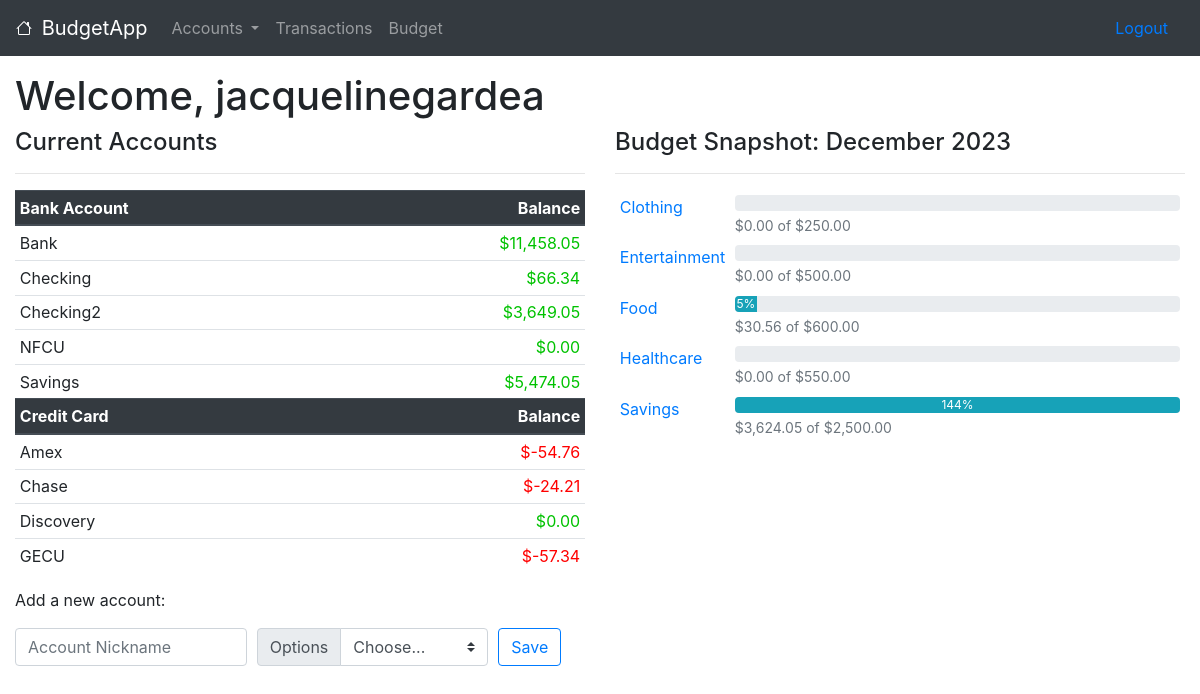
The app's page / (signed in) with its own data.
### budgets/models.py (models this page shows)
class Account(models.Model):
    CREDIT_CARD = "CC"
    BANK_ACCOUNT = "BA"
    ACCOUNT_TYPE_CHOICES = [
        (CREDIT_CARD, "Credit Card"),
        (BANK_ACCOUNT, "Bank Account"),
    ]
    owner = models.ForeignKey(User, on_delete=models.CASCADE)
    nickname = models.CharField(max_length=25)
    balance = models.DecimalField(max_digits=11, decimal_places=2, default=0.00)
    type = models.CharField(max_length=2, choices=ACCOUNT_TYPE_CHOICES, default=BANK_ACCOUNT)

class Budget(models.Model):
    CATEGORY_CHOICES = [
        ('Rent/Mortgage', 'Rent/Mortgage'),
        ('Transportation', 'Transportation'),
        ('Food', 'Food'),
        ('Healthcare', 'Healthcare'),
        ('Debt Repayment', 'Debt Repayment'),
        ('Savings', 'Savings'),
        ('Personal Care', 'Personal Care'),
        ('Entertainment', 'Entertainment'),
        ('Clothing', 'Clothing'),
        ('Utilities', 'Utilities'),
        ('Insurance', 'Insurance'),
        ('Childcare/Children Expenses', 'Childcare/Children Expenses'),
        ('Miscellaneous', 'Miscellaneous'),
    ]
    owner = models.ForeignKey(User, on_delete=models.CASCADE)
    category = models.CharField(max_length=50, choices=CATEGORY_CHOICES, default='Miscellaneous')
    amount = models.DecimalField(max_digits=11, decimal_places=2)

### budgets/views.py (the view)
# urls.py: 2. Add a URL to urlpatterns:  path('', views.home, name='home')
@login_required
def home(request):
    context = {}
    print(request.POST)
    if request.method == "POST":
        if 'NewAcct' in request.POST:
            form = AccountForm(data=request.POST)
            if form.is_valid():
                add_account(form, request.user)
                return redirect('/')
    accounts = Account.objects.filter(owner=request.user).order_by('nickname')
    context['accounts'] = accounts
    context['bank_accts'] = accounts.filter(type='BA').order_by('nickname')
    context['credit_accts'] = accounts.filter(type='CC').order_by('nickname')
    context['types'] = sorted(Account.ACCOUNT_TYPE_CHOICES)
    user_budgets = Budget.objects.filter(owner=request.user.id).order_by('category')
    sum_of_user_budgets =  get_budget_mtd_information(user_budgets, request.user)
    context['sum_of_user_budgets'] = sum_of_user_budgets
    return render(request, 'budgets/home.html', context)

### budgets/templates/budgets/home.html (shortened to what this page needs)
{% extends 'budgets/base.html' %}
{% load humanize %}
{% block content %}
<div>
    <h1>Welcome, {{ user }}</h1>
</div>
<div class='container-flud'>
  <div class="row">
    <div class="col-md-6">
      <h4>Current Accounts</h4>
      <hr/>
      <table class="table table-hover table-sm">
        {% if not bank_accts and not credit_accts %}
          <p>Add your first account below to get started.</p>
        {% else %}
          {% if bank_accts %}
            <thead class="thead-dark">
              <tr>
                <th scope="col" class="col-md-3">Bank Account</th>
                <th scope="col" class="col-md-3 text-right">Balance</th>
              </tr>
            </thead>
            <tbody>
              {% include "budgets/list_account.html" with accounts=bank_accts %}
          {% endif %}
          {% if credit_accts %}
              <thead class="thead-dark">
              <tr>
                <th scope="col">Credit Card</th>
                <th scope="col" class="text-right">Balance</th>
              </tr>
              </thead>
              {% include "budgets/list_account.html" with accounts=credit_accts %}
            </tbody>
          {% endif %}
        {% endif %}
      </table>
      <p>Add a new account:</p>
      <form method="POST" action={% url 'budgets:home' %}>
          <div class="form-row">
            <div class="col-md-5">
              <input type="text" class="form-control" placeholder="Account Nickname" id="nickname" name="nickname" maxlength="25" required="required">
            </div>
            <div class="col-md-5">
              <div class="input-group is-invalid">
                <div class="input-group-prepend">
                  <label class="input-group-text" for="validatedInputGroupSelect_type" >Options</label>
                </div>
                <select class="custom-select" id="validatedInputGroupSelect_type" name="type" id="type" required>
                  <option value="">Choose...</option>
                </select>
              </div>
            </div>
            <div class="col-md-2">
              <button type="submit" class="btn btn-outline-primary" name="NewAcct">Save</button>
            </div>
          </div>
    </div>
    <div class="col-md-6">
      <div>
        <h4>Budget Snapshot: {% now "F Y" %} </h4>
        <hr/>
        <table class="table table-sm table-borderless">
          <tbody>
              {% for key, details in sum_of_user_budgets.items %}
                <tr>
                    <td style="vertical-align:top;" class="col-md-2"><a href={% url 'budgets:budgets' id=user.id %}>{{ key.category }}<a></td>
                    <td class="col-md-10">
                        <div class="progress">
                            <div class="progress-bar bg-info" role="progressbar" style="width: {{ details.progress }}%;" aria-valuenow="{{ details.mtd }}" aria-valuemin="0" aria-valuemax="{{ key.amount }}">
                              {{ details.progress}}%
                            </div>
                        </div>
                        <small id="progressInfo" class="form-text text-muted">
                          ${{ details.mtd|intcomma }} of ${{ key.amount|intcomma }}
                        </small>
                    </td>
                </tr>
                    {% empty %}
                <tr>
                    <td colspan="2">Set up your first budget category <a href={% url 'budgets:budgets' id=user.id %}>here.</a></td>
                </tr>
              {% endfor %}
          </tbody>
      </table>
      </div>
    </div
  </div>
</div>
{% endblock %}

### budgets/templates/budgets/base.html (shortened to what this page needs)
{% load static %}
<!doctype html>
<html lang="en">
<head>
    <link href="{% static 'css/stylesheet.css' %}" rel="stylesheet"/>
    <link rel="stylesheet" href="https://cdn.jsdelivr.net/npm/bootstrap@4.6.2/dist/css/bootstrap.min.css">
</head>
<body>
    <nav class="navbar navbar-dark bg-dark navbar-expand-lg">
      <a class="navbar-brand" href={% url 'budgets:home' %}>
         BudgetApp
        {% if user.is_authenticated %}
        <div class="collapse navbar-collapse" id="navbarNavDropdown">
          <ul class="navbar-nav">
            <li class="nav-item dropdown">
                <a class="nav-link dropdown-toggle" role="button" data-toggle="dropdown" aria-expanded="false">
                  Accounts
                </a>
              </li>
              <li class="nav-item">
                <a class="nav-link" href={% url 'budgets:transactions' id=user.id %}>Transactions</a>
              </li>
            <li class="nav-item">
              <a class="nav-link" href={% url 'budgets:budgets' id=user.id %}>Budget</a>
            </li>
          </ul>
        </div>
        <ul class="nav-item my-2 my-sm-0">
          <a class="nav-link" href="/logout">Logout</a>
        </ul>
        {% endif %}
    </nav>
    <div id="content" name="content", class="main">
        <div class="d-flex justify-content-start">
            <div class="col-12">
                <div class="pt-3">
                    {% block content %}
                    {% endblock %}
                </div>
            </div>
        </div>
    </div>
</body>
</html>

### budgets/templates/budgets/list_account.html
{% load humanize%}
{% for account in accounts %}
  <tr class='clickable' onclick="window.location='{% url 'budgets:account' id=account.id %}'">
      <td>{{ account.nickname }}</td>
      {% if account.balance < 0 %}
        <td class='text-right' style="color: red;">
          ${{ account.balance|intcomma }}
        </td>
      {% else %}
        <td class='text-right' style="color: #00C200;">
          ${{ account.balance|intcomma }}
        </td>
      {% endif %}
  </tr>
{% endfor %}

### records on screen
Account: nickname "Bank", balance "11,458.05"
Account: nickname "Checking", balance "66.34"
Account: nickname "Checking2", balance "3,649.05"
Account: nickname "NFCU", balance "0.00"
Account: nickname "Savings", balance "5,474.05"
Account: nickname "Amex", balance "-54.76"
Account: nickname "Chase", balance "-24.21"
Account: nickname "Discovery", balance "0.00"
Account: nickname "GECU", balance "-57.34"
Budget: category "Clothing", mtd "0.00", amount "250.00"
Budget: category "Entertainment", mtd "0.00", amount "500.00"
Budget: category "Food", progress "5", mtd "30.56", amount "600.00"
Budget: category "Healthcare", mtd "0.00", amount "550.00"
Budget: category "Savings", progress "144", mtd "3,624.05", amount "2,500.00"

### other values on screen
{{ user }} "jacquelinegardea"
